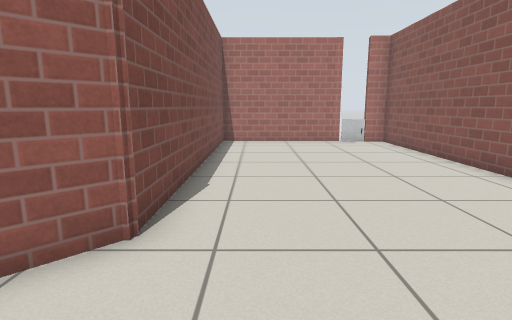
View 1 (above)

12 first-person views from a walk through a Gazebo world. The camera is 0.87 m above the floor, tilts 10° down and sees 80° across. The floor is counted in squares, 0.5 m on a side. Each view is taken from the middle of a square. On the plan, view 1 faces up. The plan holds only what a view shows up to about 16 squares ahead; the rest is blank. Gazebo's built-in surfaces are drawn with simple patterns.

View 2
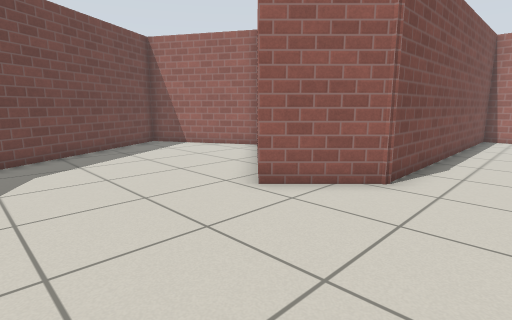

View 3
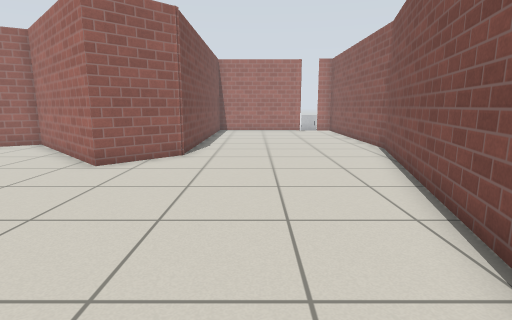

View 4
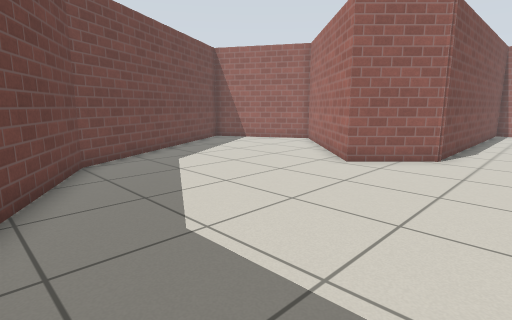

View 5
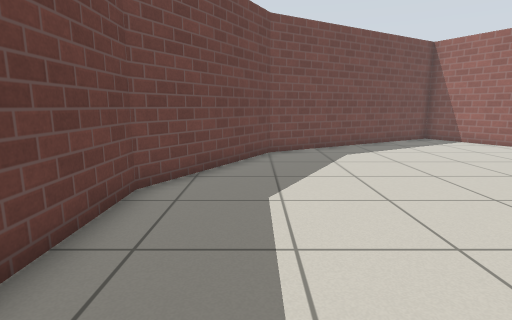

View 6
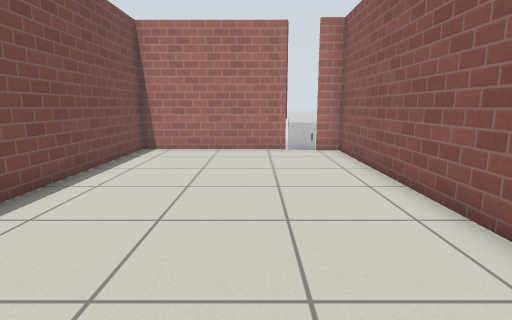

View 7
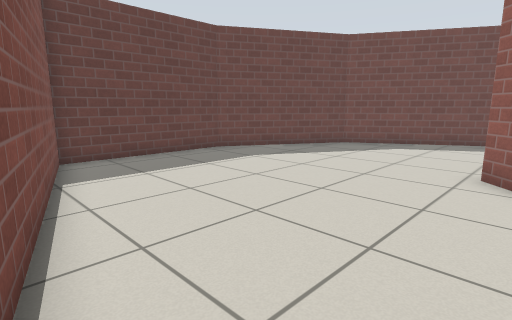

View 8
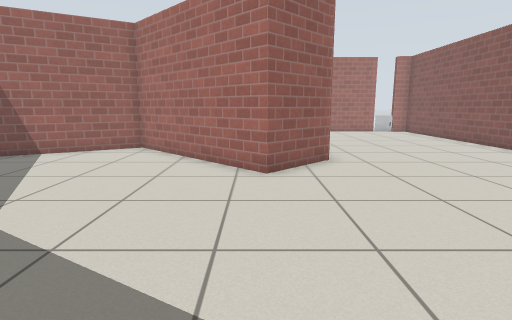

View 9
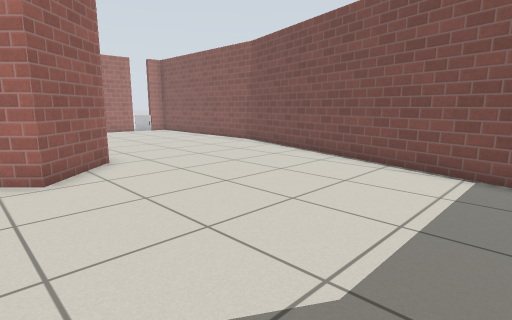

View 10
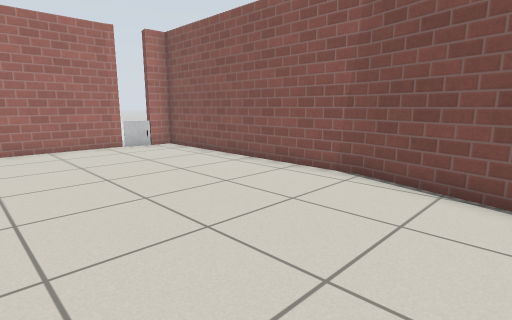

View 11
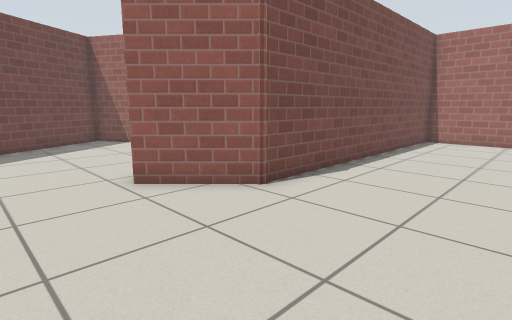

View 12
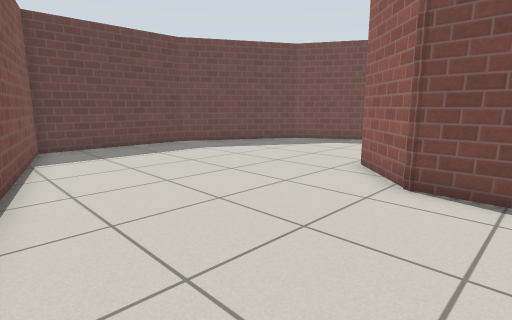

### Floor plan
Points are (right, up) in squares from view 1. A wall is a line through its corners. A room is listed if a view was taken in it or the views show most of it. See-through windows are left out.
Room 1 (views 1, 2, 3, 4, 5, 6, 7, 8, 9, 10, 11, 12)
walls: (6.3, 5.5) (6.3, 15.1) (5.4, 15.1) (5.5, 15.7); (4, 15.5) (-1.7, 15.5) (-1.7, 3.9) (-3.7, 1.8) (-8.8, 6.9) (-13.5, 4.2) (-8.5, -4.5) (-3.2, -7.5) (2.8, -7.5) (6.4, 5.7); (5.8, 15) (5.4, 15.1)
objects: door leaf (5, 15)

Positions as (right, up) in squares from view 1, and headings:
1: (0, 0), facing up
2: (1, -3), facing up-left
3: (1, -7), facing up
4: (1, -7), facing up-left
5: (3, -5), facing left
6: (3, 3), facing up
7: (5, 3), facing down-left
8: (-4, -6), facing up
9: (-5, -6), facing up-right
10: (-1, 2), facing up-right
11: (3, -1), facing up-left
12: (5, 6), facing down-left
